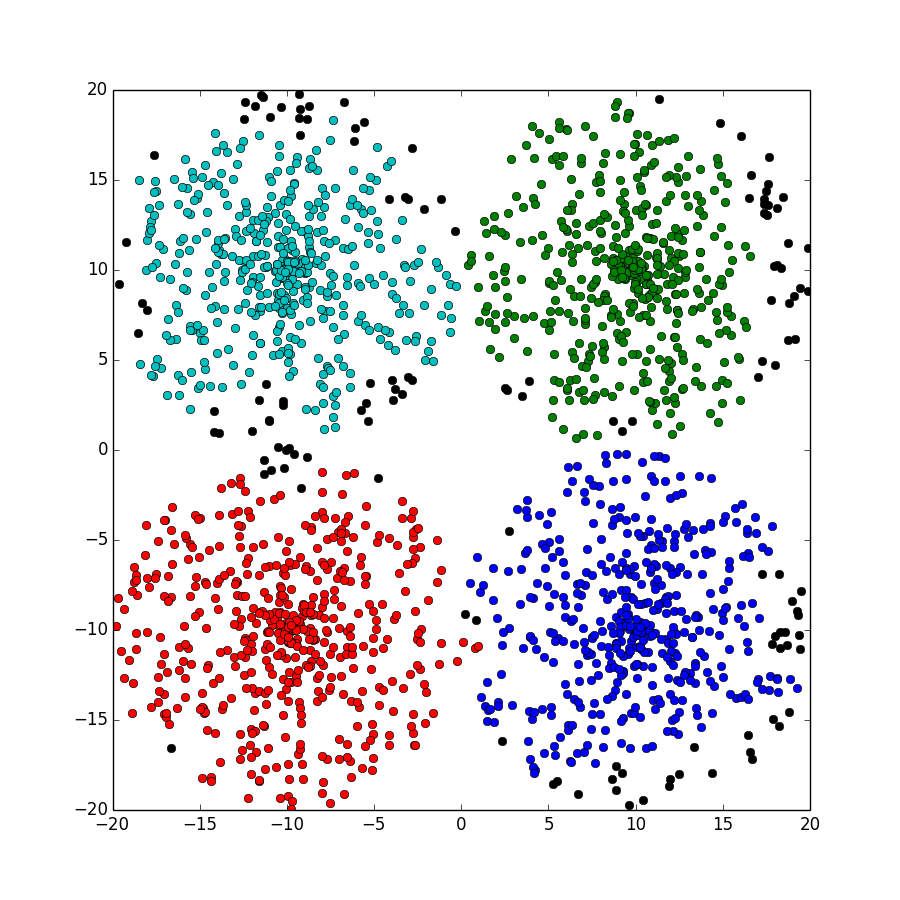

The Python source for this figure:
import math
import random
import pylab
import matplotlib.pyplot as plt
import seaborn as sns

try:
    import psyco

    psyco.full()
except ImportError:
    pass

FLOAT_MAX = 1e100


class Point:
    __slots__ = ["x", "y", "group"]

    def __init__(self, x=0, y=0, group=0):
        self.x, self.y, self.group = x, y, group


def generatePoints(pointsNumber, radius):
    points = [Point() for _ in range(4 * pointsNumber)]
    originX = [-radius, -radius, radius, radius]
    originY = [-radius, radius, -radius, radius]
    count = 0
    countCenter = 0  # 象限
    for index, point in enumerate(points):
        count += 1
        r = random.random() * radius
        angle = random.random() * 2 * math.pi
        # 极坐标化，使随机点均匀分布
        point.x = r * math.cos(angle) + originX[countCenter]
        point.y = r * math.sin(angle) + originY[countCenter]
        point.group = index
        # point.group = random.randint(1, 4)  # 为每个点设置一个随机的分组（1~4）
        if count >= pointsNumber * (countCenter + 1):
            countCenter += 1
    return points


def visible(points):
    # 提取横坐标、纵坐标和组别信息
    x_values = [point.x for point in points]
    y_values = [point.y for point in points]
    groups = [point.group for point in points]

    # 设置 seaborn 风格
    sns.set(style="whitegrid")

    # 绘制散点图
    plt.figure(figsize=(8, 6))
    sns.scatterplot(x=x_values, y=y_values, hue=groups, palette='viridis', legend='full', s=70)
    plt.title('Generated Points')
    plt.xlabel('X')
    plt.ylabel('Y')
    plt.legend(title='Group', loc='upper left', bbox_to_anchor=(1, 1))
    plt.show()


def solveDistanceBetweenPoints(pointA, pointB):
    return (pointA.x - pointB.x) * (pointA.x - pointB.x) + (pointA.y - pointB.y) * (pointA.y - pointB.y)


def getDistanceMap(points):
    distanceMap = {}
    for i in range(len(points)):
        for j in range(i + 1, len(points)):
            distanceMap[str(i) + '#' + str(j)] = solveDistanceBetweenPoints(points[i], points[j])
    distanceMap = sorted(distanceMap.items(), key=lambda dist: dist[1], reverse=False)  # 字典的键值对转换为元组，按照距离从小到大排序
    return distanceMap


def agglomerativeHierarchicalClustering(points, distanceMap, mergeRatio, clusterCenterNumber):
    unsortedGroup = {index: 1 for index in range(len(points))}
    for key, _ in distanceMap:
        lowIndex, highIndex = int(key.split('#')[0]), int(key.split('#')[1])
        if points[lowIndex].group != points[highIndex].group:
            lowGroupIndex = points[lowIndex].group
            highGroupIndex = points[highIndex].group
            unsortedGroup[lowGroupIndex] += unsortedGroup[highGroupIndex]
            del unsortedGroup[highGroupIndex]
            for point in points:
                if point.group == highGroupIndex:
                    point.group = lowGroupIndex
        if len(unsortedGroup) <= int(len(points) * mergeRatio):
            break
    sortedGroup = sorted(unsortedGroup.items(), key=lambda group: group[1], reverse=True)
    topClusterCenterCount = 0
    print(sortedGroup, len(sortedGroup))
    for key, _ in sortedGroup:
        topClusterCenterCount += 1
        for point in points:
            if point.group == key:
                point.group = -1 * topClusterCenterCount
        if topClusterCenterCount >= clusterCenterNumber:
            break
    return points


def showClusterAnalysisResults(points):
    colorStore = ['or', 'og', 'ob', 'oc', 'om', 'oy', 'ok']
    pylab.figure(figsize=(9, 9), dpi=80)
    for point in points:
        color = ''
        if point.group < 0:
            color = colorStore[-1 * point.group - 1]
        else:
            color = colorStore[-1]
        pylab.plot(point.x, point.y, color)
    pylab.show()


def main():
    clusterCenterNumber = 4
    pointsNumber = 500
    radius = 10
    mergeRatio = 0.025
    points = generatePoints(pointsNumber, radius)
    distanceMap = getDistanceMap(points)
    points = agglomerativeHierarchicalClustering(points, distanceMap, mergeRatio, clusterCenterNumber)
    showClusterAnalysisResults(points)


def test():
    pointsNumber = 100
    radius = 5
    points = generatePoints(pointsNumber, radius)
    visible(points)


def choose(choice):
    if choice == 0:
        main()
    else:
        test()


# choice = input("0:聚类 1:测试\n")
# choose(choice)

if __name__ == '__main__':
    main()
